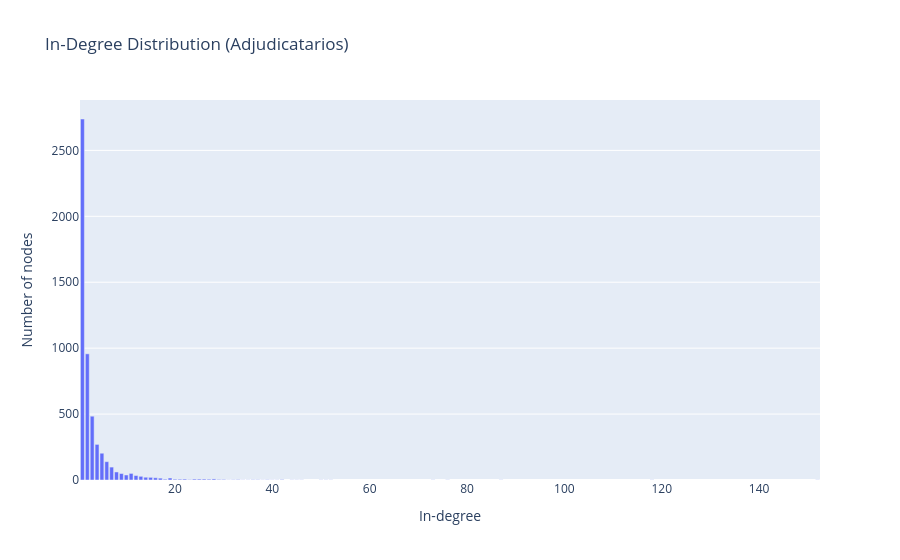

This figure's notebook cell:
### Code cell
import plotly.express as px

fig = px.bar(
    adj_degree_distribution,
    x="in_degree",
    y="num_nodes",
    title="In-Degree Distribution (Adjudicatarios)",
    labels={
        "in_degree": "In-degree",
        "num_nodes": "Number of nodes"
    }
)

fig.show()

### Figure 1 — Plotly figure (JSON) as saved in the notebook; plotly's stock layout.template omitted (floating-point values rounded to 4 significant figures)
{"data": [{"hovertemplate": "In-degree=%{x}<br>Number of nodes=%{y}<extra></extra>", "legendgroup": "", "marker": {"color": "#636efa", "pattern": {"shape": ""}}, "name": "", "orientation": "v", "showlegend": false, "textposition": "auto", "type": "bar", "x": [1, 2, 3, 4, 5, 6, 7, 8, 9, 10, 11, 12, 13, 14, 15, 16, 17, 18, 19, 20, 21, 22, 23, 24, 25, 26, 27, 28, 29, 30, 31, 32, 33, 34, 35, 36, 37, 38, 39, 40, 41, 42, 44, 45, 46, 50, 51, 52, 73, 76, 87, 118, 152], "xaxis": "x", "y": [2738, 957, 484, 270, 203, 139, 98, 61, 49, 38, 50, 34, 28, 21, 20, 17, 14, 6, 15, 6, 6, 7, 3, 7, 7, 7, 6, 8, 4, 4, 1, 2, 3, 1, 1, 2, 2, 1, 2, 1, 1, 3, 1, 1, 1, 1, 1, 1, 1, 1, 1, 1, 1], "yaxis": "y"}], "layout": {"barmode": "relative", "legend": {"tracegroupgap": 0}, "title": {"text": "In-Degree Distribution (Adjudicatarios)"}, "xaxis": {"anchor": "y", "domain": [0, 1], "title": {"text": "In-degree"}}, "yaxis": {"anchor": "x", "domain": [0, 1], "title": {"text": "Number of nodes"}}}}
